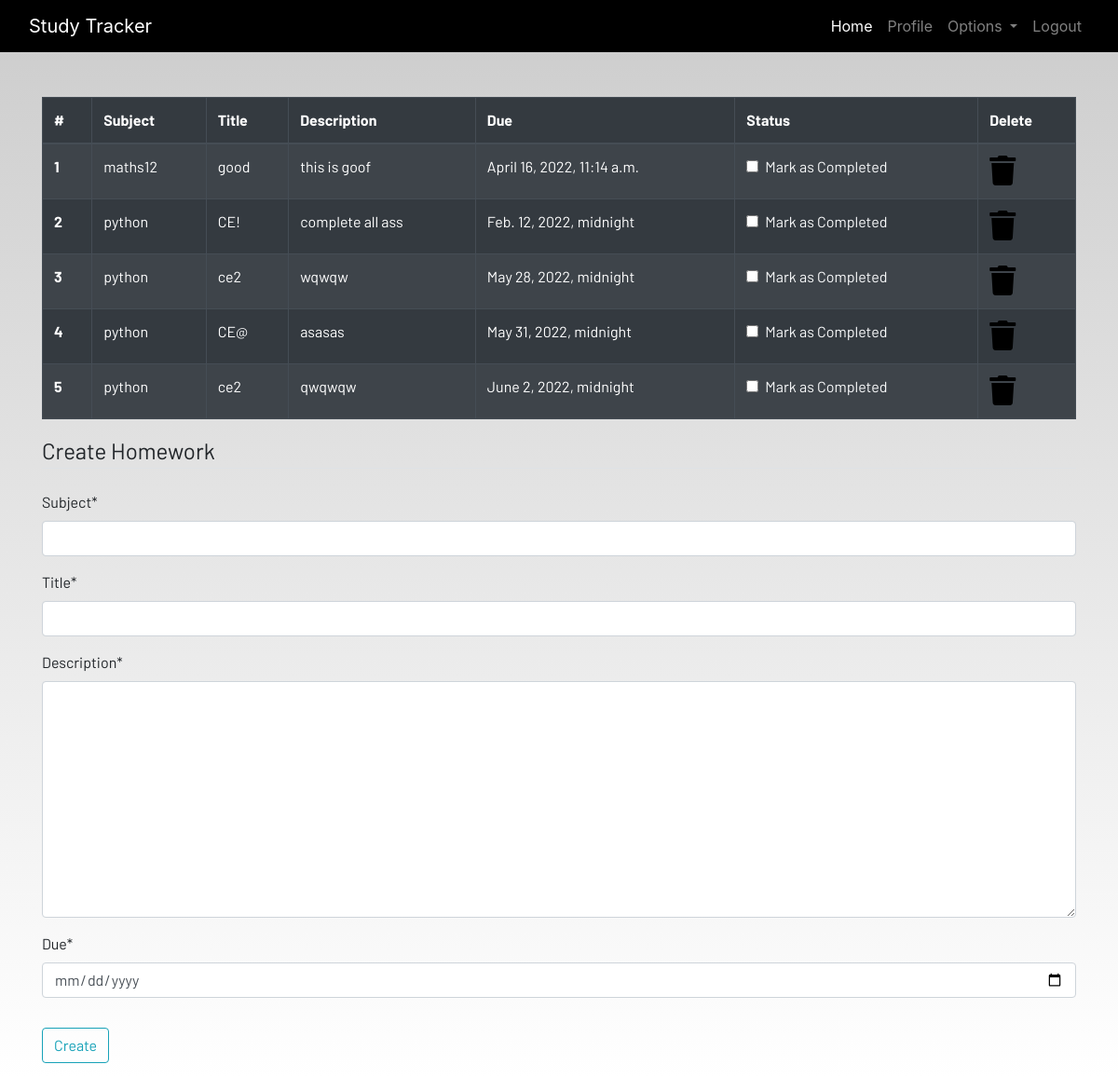
The page /homework (signed in) on the database its author committed.
### dashboard/models.py (models this page shows, shortened)
class Homework(models.Model):
    user = models.ForeignKey(User,on_delete=models.CASCADE)
    subject = models.CharField(max_length=50)
    title = models.CharField(max_length=100)
    description = models.TextField()
    due = models.DateTimeField()
    is_finished = models.BooleanField(default=False)

### dashboard/views.py (the view)
# urls.py: path('homework',views.homework,name="homework"),
@login_required
def homework(request):
    if request.method =="POST":
        form = HomeworkForm(request.POST)
        if form.is_valid():
            try:
                finished = request.POST['is_finished']
                if finished == 'on':
                    finished = True
                else:
                    finished = False
            except:
                finished = False
            homeworks = Homework(
                user = request.user,
                subject = request.POST['subject'],
                title = request.POST['title'],
                description = request.POST['description'],
                due = request.POST['due'],
                is_finished = finished,
            )
            homeworks.save()
            messages.success(request,f'Homework added from {request.user.username}!!')
    else:
        form = HomeworkForm()
    homework = Homework.objects.filter(user=request.user)
    flag = False
    reminder = []
    for home in homework:
        d1 = home.due.date()
        d2 = date.today()
        diff = d1 - d2
        if diff.days > 0:
            flag = True
            if(home.is_finished):
                flag = False
            reminder.append(home)
    if len(homework) == 0:
        homework_done = True
    else:
        homework_done = False
    context = {
        'homeworks': homework,
        'homeworks_done' :homework_done,
        'flag' : flag,
        'reminder' :reminder,
        'form':form,
    }
    return render(request,'dashboard/homework.html',context)

### dashboard/forms.py
class HomeworkForm(forms.ModelForm):
    class Meta:
        model = Homework
        widgets = {'due':DataInput()}
        fields = ['subject','title','description','due']

### dashboard/template/dashboard/homework.html (shortened to what this page needs)
{% extends 'dashboard/base.html' %}
{% load static %}
{% load crispy_forms_tags %}
{% block content %}
<div class="container">
    {% if not homework_done %}
    <table class="table table-striped table-bordered table-hover table-dark">
        <thead>
            <tr>
                <th scope="col">#</th>
                <th scope="col">Subject</th>
                <th scope="col">Title</th>
                <th scope="col">Description</th>
                <th scope="col">Due</th>
                <th scope="col">Status</th>
                <th scope="col">Delete</th>
            </tr>
        </thead>
        <tbody>
            {% for homework in homeworks %}
            <tr>
                <th scope="row">{{forloop.counter}}</th>
                <td>{{homework.subject}}</td>
                <td>{{homework.title}}</td>
                <td>{{homework.description}}</td>
                <td>{{homework.due}}</td>
                <td>
                    <a href="{% url 'update-homework' homework.id  %}">
                        <div class="form-check">
                            {% if homework.is_finished == True %}
                            <input class="form-check-input" type="checkbox" value="" checked>
                            {% else %}
                            <input class="form-check-input" type="checkbox" value="" >
                            {% endif %}
                            <label class="form-check-label text-light" for="flexCheckDefault">
                                Mark as Completed
                            </label>
                        </div>
                    </a>
                </td>
                <td><a href="{% url 'delete-homework' homework.id %}"><i class="fa fa-trash fa-2x"></i></a></td>
            </tr>
            {% endfor %}
        </tbody>
    </table>
    {% else %}
    <h4>All homeworks are completed!! Create to have more!!</h4>
    {% endif %}
</div>
<div class=" container">
    <form method="POST">
        <fieldset class="form-group">
            <legend class="border-bottom mb-4">Create Homework</legend>
            {{form|crispy}}
        </fieldset>
        <div class="form-group">
            <button href="" class="btn btn-outline-info" type="submit">
                Create
            </button>
        </div>
    </form>
</div>
{% endblock content %}

### dashboard/static/css/main.css (style rules this page uses)
html { scroll-behavior: smooth; height: 100%; width: 100%; }
a { text-decoration: none !important; color: black; }
td a { color: white; }
html, body { max-width: 100%; overflow-x: hidden; height: 100%; width: 100%; }
body { background: linear-gradient(rgba(0, 0, 0, 0.2), rgba(255, 255, 255, 0.5)); overflow-x: hidden; background-repeat: no-repeat; }
.fa { color: black; }

### rows shown on the page
Homework: subject "maths12", title "good", description "this is goof", due "April 16, 2022, 11:14 a.m."
Homework: subject "python", title "CE!", description "complete all ass", due "Feb. 12, 2022, midnight"
Homework: subject "python", title "ce2", description "wqwqw", due "May 28, 2022, midnight"
Homework: subject "python", title "CE@", description "asasas", due "May 31, 2022, midnight"
Homework: subject "python", title "ce2", description "qwqwqw", due "June 2, 2022, midnight"
